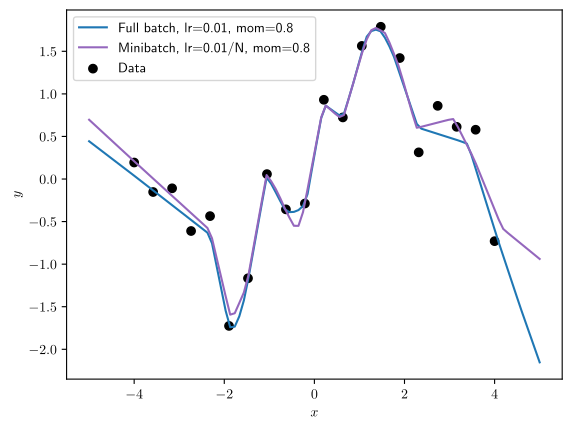

The Python source for this figure:
import math
import numpy as np
import torch as t
import torch.nn as nn
t.manual_seed(0)

import matplotlib.pyplot as plt 
plt.rcParams['text.usetex'] = True

import argparse
parser = argparse.ArgumentParser()
parser.add_argument('filename', type=str)
args = parser.parse_args()

N = 20

xs = t.linspace(-5, 5, 100)[:, None]
X = t.linspace(-4, 4, N)[:, None]
y = t.sin(X) + 0.5*t.randn(N, 1)

plt.scatter(x=X, y=y, label='Data', c='k')
plt.xlabel('$x$')
plt.ylabel('$y$')
#plt.plot(xs, t.sin(xs), label='"True" (noise-free) line', c='r')

input_features = 1 
hidden_features = 100
output_features = 1 

def train(opt, opt_kwargs, col, label, alpha=1, minibatch=False, epochs=3000):
    net = nn.Sequential(
        nn.Linear(input_features, hidden_features),
        nn.ReLU(),
        nn.Linear(hidden_features, hidden_features),
        nn.ReLU(),
        nn.Linear(hidden_features, output_features)
    )
    opt = opt(net.parameters(), **opt_kwargs)

    if minibatch:
        for _ in range(epochs):
            for i in np.random.permutation(N):
                L = ((net(X[i, :]) - y[i, :])**2).mean()
                L.backward()
                opt.step()
                opt.zero_grad()
    else:
        for _ in range(epochs):
            L = ((net(X) - y)**2).mean()
            L.backward()
            opt.step()
            opt.zero_grad()

    plt.plot(xs, net(xs).detach(), c=col, label=label, alpha=alpha)

train(t.optim.SGD, {'lr': 0.01, 'momentum':0.8}, 'tab:blue', 'Full batch, lr=0.01, mom=0.8', minibatch=False)
train(t.optim.SGD, {'lr': 0.01/N, 'momentum':0.8}, 'tab:purple', 'Minibatch, lr={0.01/N}, mom=0.8', minibatch=True)

#20 epochs updates, but with 100 times less 


plt.legend()
plt.savefig(args.filename, bbox_inches='tight')
